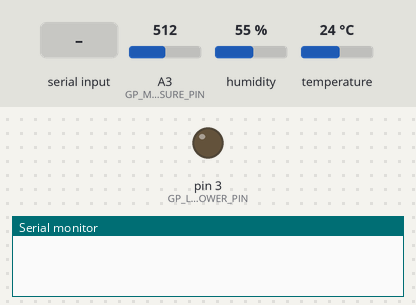
Simulated run of this sketch. Board: Arduino Uno, built with avr-gcc and run on an emulated ATmega328P. On the bench: output pins drawn as LEDs (lit = HIGH), the last lines printed to the serial monitor. Inputs (shaded band) come from the test bench; at power-on: A3 (GP_MEASURE_PIN) = 512, humidity 55 %, temperature 24 °C.

Above: at 1.2 s.
1.3 s: "1" received over Serial
At 4.5 s:
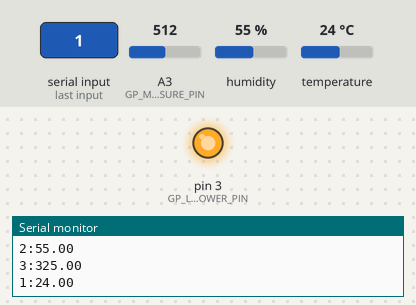
Timing chart, 0 to 6.0 s (numbered marks = the images above; inputs shaded):
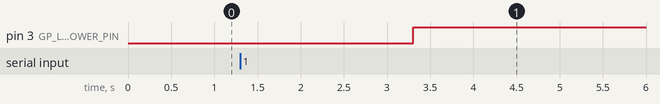

The sketch:

bweatherArduino.ino
```cpp
#include <DHT.h>

#define DHT22_PIN 7

#define GP_MEASURE_PIN 3 // 连接模拟口 0
#define GP_LEDPOWER_PIN 3 // 连接数字口 2

// dht
DHT dht = DHT(DHT22_PIN, DHT22);

// sharp gp2y10
int samplingTime = 280;
int deltaTime = 40;
int sleepTime = 9680;

float voMeasured = 0;
float calcVoltage = 0;
float dustDensity = 0;

// bluetooth
int incomingByte = 0;
bool isConnected = false;

// data formate
String temperaturePrefix = String("1:");
String humidityPrefix = String("2:");
String pm25Prefix = String("3:");

void setup() {
  Serial.begin(115200);
  pinMode(GP_LEDPOWER_PIN, OUTPUT);
  dht.begin();
}

void loop() {
   if(Serial.available() > 0) {
    incomingByte = Serial.read();
    if(incomingByte == 49) {
      isConnected = true;
    } else {
      isConnected = false;
    }
  }

  if(isConnected) {
    getTemperatureAndHumidity();
    getPM25Data();
  }
}

void getTemperatureAndHumidity() {
  boolean isRead = dht.read();
  if(isRead) {
    float tempTemperature = dht.readTemperature();
    Serial.println(temperaturePrefix + tempTemperature);
    delay(1000);

    float tempHumidity = dht.readHumidity();
    Serial.println(humidityPrefix + tempHumidity);
    delay(1000);
  }
}

void getPM25Data() {
  // 开启内部 LED
  digitalWrite(GP_LEDPOWER_PIN, LOW);
  // 开启 LED 后的 280us 的等待时间
  delayMicroseconds(samplingTime);
  // 读取模拟值
  voMeasured = analogRead(GP_MEASURE_PIN);
  // 40us 等待时间
  delayMicroseconds(deltaTime);
  // 关闭 LED
  digitalWrite(GP_LEDPOWER_PIN, HIGH);
  // 0 - 5V mapped to 0 - 1023 integer values recover voltage
  delayMicroseconds(sleepTime);
  // 将模拟值转换为电压值
  calcVoltage = voMeasured * (5.0 / 1024.0);

  // linear eqaution taken from http:www.howmuchsnow.com/arduino/airquality/
  // (Chris Nafis (c) 2012)
  // 将电压值转换为粉尘密度输出单位 ug/m3
  dustDensity = 1000 * (0.17 * calcVoltage - 0.1);

  Serial.println(pm25Prefix + dustDensity);
  delay(1000);
}
```

Measured:
- after the input at 1.3 s, pin 3 (GP_LEDPOWER_PIN): LOW → HIGH after 2.0 s
